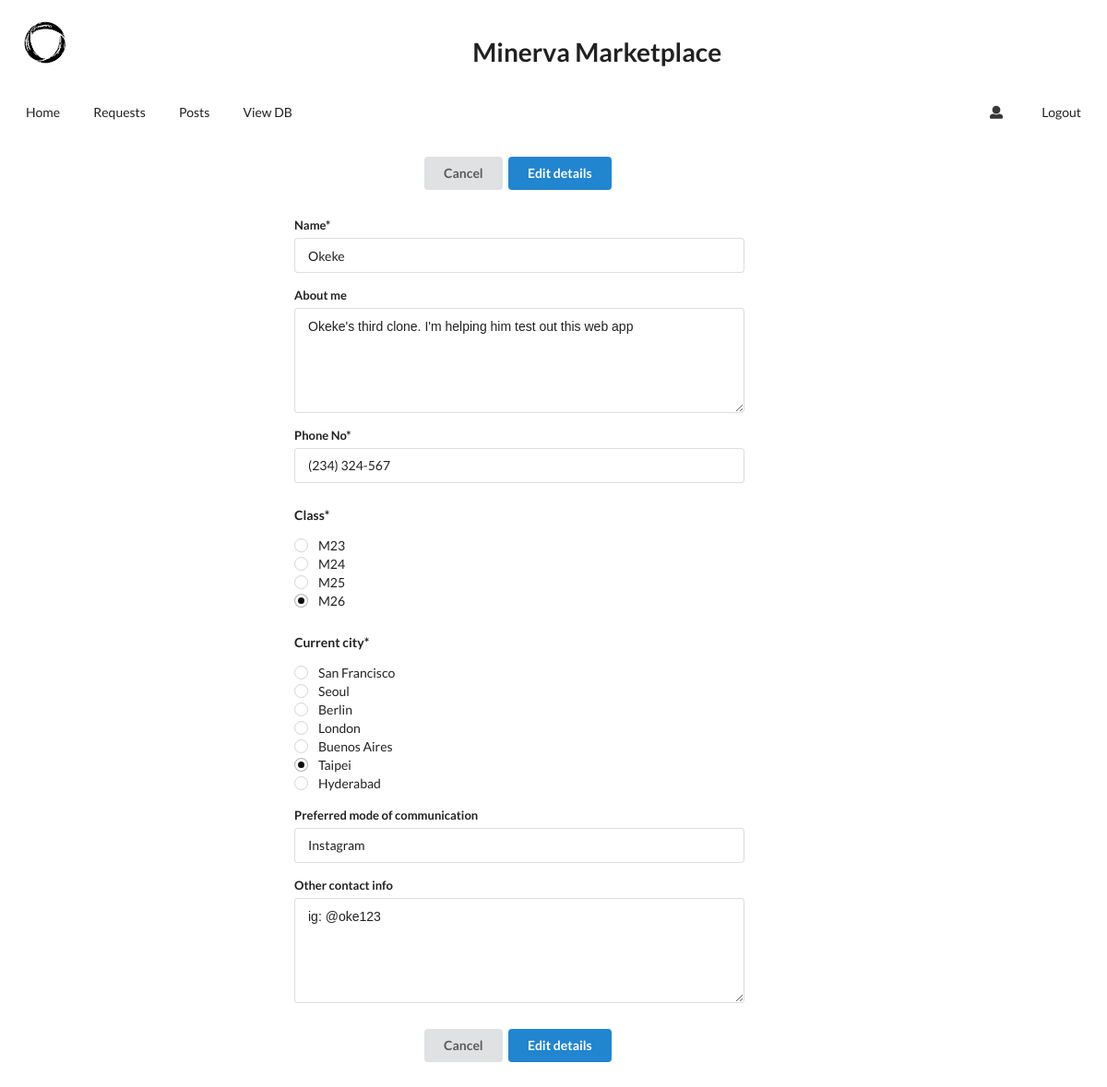
Page /create_user (signed in) on the committed database.
### app.py (models this page shows, shortened)
class Users(db.Model):
    user_id = db.Column(db.Integer, primary_key = True)
    user_name = db.Column(db.String(100))
    user_email = db.Column(db.String(100))
    user_phone_no = db.Column(db.String(100))
    user_class = db.Column(db.String(100))
    user_about_me = db.Column(db.String(100))
    user_city = db.Column(db.String(100))
    user_pmoc = db.Column(db.String(100))
    user_oci = db.Column(db.String(100))
    user_profile_pic = db.Column(db.String(100))
    password = db.Column(db.String(100))

### app.py (the view, shortened to what this page needs)
@app.route("/create_user", methods = ["POST", "GET"])
def create_user():
    user = None
    no_name, no_phone, no_class, no_city = False, False, False, False
    fields = ["name", "phone", "about", "class", "city", "pmoc", "oci"]
    prefilled = {field: "" for field in fields}
    if "user_email" in session:
        user = Users.query.filter_by(user_email=session["user_email"]).first()
        for field in fields:
            if field == "about":
                prefilled[field] = user.__getattribute__("user_about_me")
            elif field == "phone":
                prefilled[field] = user.__getattribute__("user_phone_no")
            else:
                prefilled[field] = user.__getattribute__(f"user_{field}")
    session["prefilled"] = prefilled
    return render_template("create_user.html", user=user,
                            prefilled=prefilled, no_name=no_name,
                            no_phone=no_phone, no_class=no_class,
                            no_city=no_city)

### templates/create_user.html (shortened to what this page needs)
{% extends "base.html" %}
{% block body %}
    <div class="ui grid" style="margin-left: 10px; margin-right: 10px;">
        <div class="four wide column wide column"></div>
        <div class="seven wide column">
            <form class="ui form" action="#" method = "post">
                {% if user %}
                    <div class="ui basic center aligned segment">
                        <a href="{{url_for('user_info')}}">
                            <button class="ui button" type="button">Cancel</button>
                        </a>
                        <button class="ui primary button" type="submit">Edit details</button>
                    </div>
                {% endif %}
                {% if no_name %}<div class="field error">{% else %}<div class="field">{% endif %}
                    <label>Name*</label>
                    <input type="text" name="name" placeholder="John Doe" value="{{prefilled['name']}}">
                </div>
                <div class="field">
                    <label>About me</label>
                    <textarea rows="5" name="about" placeholder="Describe yourself">{{prefilled['about']}}</textarea>
                </div>
                {% if no_phone %}<div class="field error">{% else %}<div class="field">{% endif %}
                    <label>Phone No*</label>
                    <input type="text" name="phone" placeholder="(555) 555-5555" value="{{prefilled['phone']}}">
                </div>
                <h5 class="ui header">Class*</h5>
                {% if no_class %}<div class="field error">{% else %}<div class="field">{% endif %}
                    <div class="column">
                        <div class="ui radio checkbox">
                            <label>M23</label>
                        </div>
                    </div>
                    <div class="column">
                        <div class="ui radio checkbox">
                            <label>M24</label>
                        </div>
                    </div>
                    <div class="column">
                        <div class="ui radio checkbox">
                            <label>M25</label>
                        </div>
                    </div>
                    <div class="column">
                        <div class="ui radio checkbox">
                            <label>M26</label>
                        </div>
                    </div>
                </div>
                <h5 class="ui header">Current city*</h5>
                {% if no_city %}<div class="field error">{% else %}<div class="field">{% endif %}
                    <div class="column">
                        <div class="ui radio checkbox">
                            <label>San Francisco</label>
                        </div>
                    </div>
                    <div class="column">
                        <div class="ui radio checkbox">
                            <label>Seoul</label>
                        </div>
                    </div>
                    <div class="column">
                        <div class="ui radio checkbox">
                            <label>Berlin</label>
                        </div>
                    </div>
                    <div class="column">
                        <div class="ui radio checkbox">
                            <label>London</label>
                        </div>
                    </div>
                    <div class="column">
                        <div class="ui radio checkbox">
                            <label>Buenos Aires</label>
                        </div>
                    </div>
                    <div class="column">
                        <div class="ui radio checkbox">
                            <label>Taipei</label>
                        </div>
                    </div>
                    <div class="column">
                        <div class="ui radio checkbox">
                            <label>Hyderabad</label>
                        </div>
                    </div>
                </div>
                <div class="field">
                    <label>Preferred mode of communication</label>
                    <input type="text" name="pmoc" placeholder = "E.g., Telegram" value="{{prefilled['pmoc']}}">
                </div>
                <div class="field">
                    <label>Other contact info</label>
                    <textarea rows="5" name="oci" placeholder = "IG: @john_doe246">{{prefilled['oci']}}</textarea>
                </div>
                {% if user %}
                    <div class="ui basic center aligned segment">
                        <a href="{{url_for('user_info')}}">
                            <button class="ui button" type="button">Cancel</button>
                        </a>
                        <button class="ui primary button" type="submit">Edit details</button>
                    </div>
                {% else %}
                    <div class="ui basic center aligned segment">
                        <button class="ui primary button" type="submit">Create account</button>
                    </div>
                {% endif %}
            </form>
        </div>
    </div>
{% endblock %}

### rows in the picture
Users: name "Okeke", about "Okeke's third clone. I'm helping him test out this web app", phone "(234) 324-567", pmoc "Instagram", oci "ig: @oke123"
